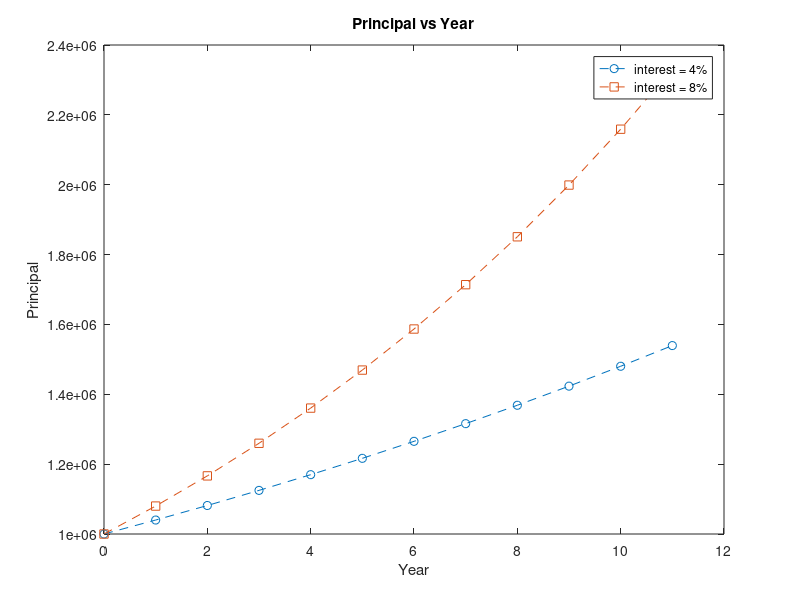
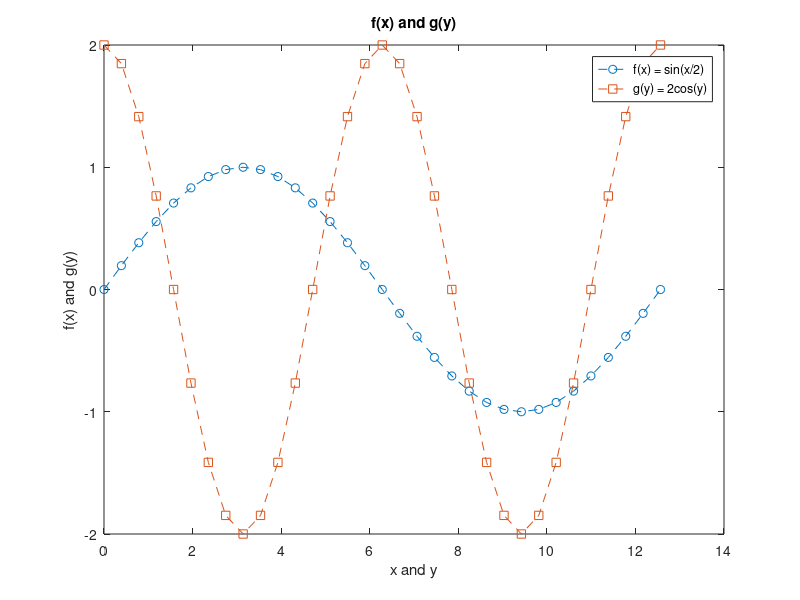

Write the MATLAB code that produced these figures, in order.
%"d6sun 21020109"
function [] = assignment1()
	figure(1)
	i4 = futureworth(1000000, 0.04, 11);
	i8 = futureworth(1000000, 0.08, 11);

	plot(i4.year, i4.future_worth, "o--");
	hold on;
	plot(i8.year, i8.future_worth, "s--");
	title("Principal vs Year");
	xlabel("Year");
	ylabel("Principal");
	legend("interest = 4%", "interest = 8%");
	hold off;

	pretty_format(i4)
	pretty_format(annualpayment(55000, 0.066, 5))

	figure(2)
	myplot()
end

% gnu octave lacks table functionality
function output = pretty_format(val)
	if exist('table')
		output = struct2table(val);
	else
		output = val;
	end
end

function futures = futureworth(principal, interest, years)
	year = 0:years;
	future_worth = principal .* (1 + interest) .^ year;
	year = year';
	future_worth = future_worth';
	futures.year = year;
	futures.future_worth = future_worth;
end

function payments = annualpayment(principal, interest, years)
	year = 1:years;
	annual_payment = principal .* interest .* (1 + interest) .^ year;
	annual_payment = annual_payment ./ ((1 + interest) .^ year - 1);
	year = year';
	annual_payment = annual_payment';
	payments.year = year;
	payments.annual_payment = annual_payment;
end

function [] = myplot()
	f = inline("sin(x/2)");
	g = @(y) (2 * cos(y));

	x = 0:pi/8:4*pi;
	y = x;

	fx = f(x);
	gy = g(y);

	plot(x, fx, "o--");
	hold on;
	plot(y, gy, "s--");

	title("f(x) and g(y)");
	xlabel("x and y");
	ylabel("f(x) and g(y)");
	legend("f(x) = sin(x/2)", "g(y) = 2cos(y)");

	hold off;
end
